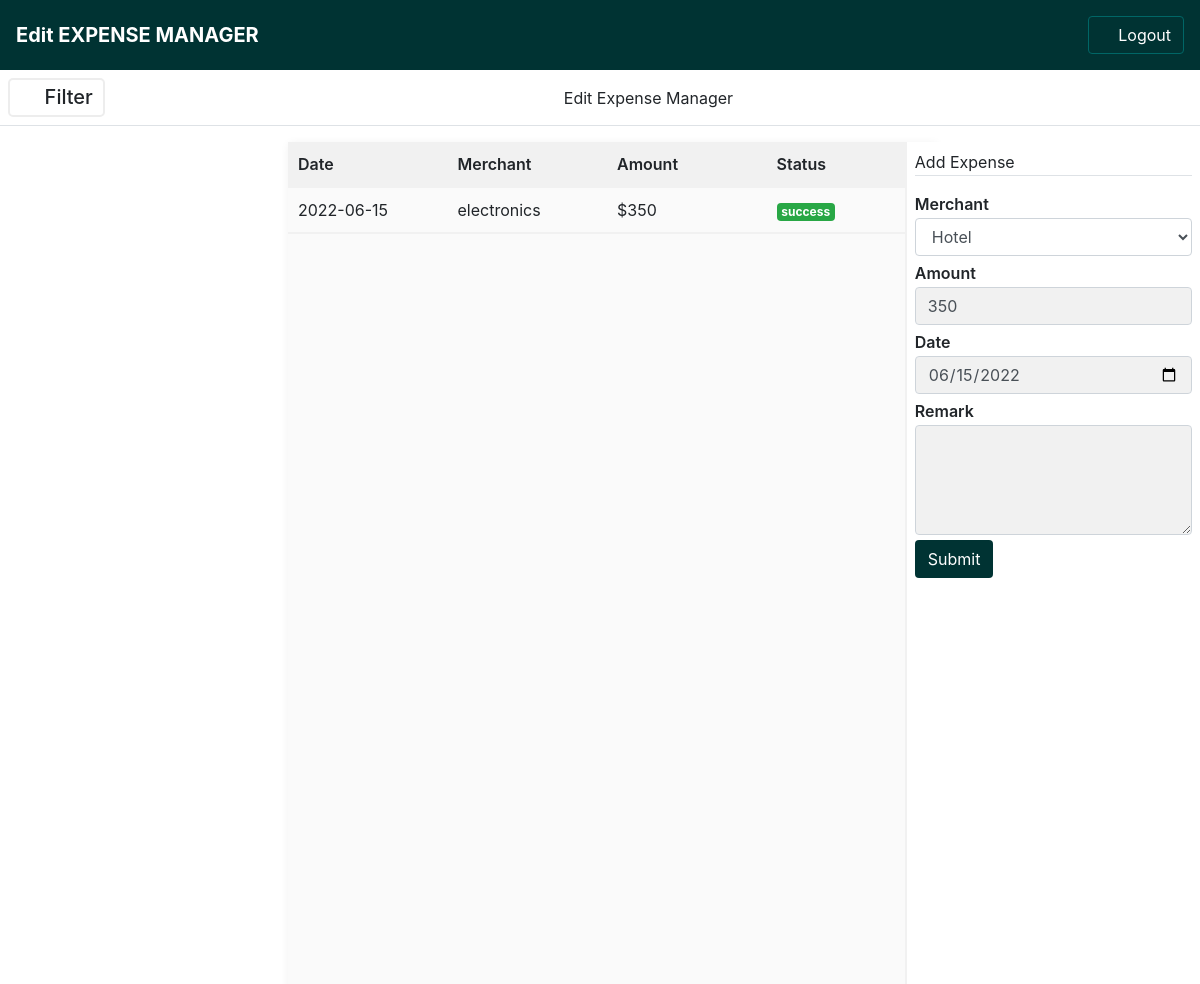
Page /edit?view=3 on the committed database.
### main.py (models this page shows, shortened)
class Expenses(db.Model):
    __tablename__ = "expenses"
    id = db.Column(db.Integer, primary_key=True)
    merchant = db.Column(db.String, nullable=False)
    amount = db.Column(db.Integer, nullable=False)
    date = db.Column(db.String, nullable=False)
    remark = db.Column(db.String, nullable=False)

### main.py (the view, shortened to what this page needs)
@app.route('/edit', methods=['GET', 'POST'])
def edit():
    user_id = request.args.get('view')
    single = Expenses.query.filter_by(id=user_id).first()
    return render_template('edit.html', record=single)

### templates/edit.html (shortened to what this page needs)
<!DOCTYPE html>
<html xmlns="http://www.w3.org/1999/html" xmlns="http://www.w3.org/1999/html">
	<head>
	<link rel="stylesheet" href="{{url_for ('static', filename= 'assets/css/bootstrap.min.css') }}">
	<link rel="stylesheet" type="text/css" href="{{url_for ('static', filename= 'assets/css/font-awesome.min.css') }}">
	<link rel="stylesheet" type="text/css" href="{{url_for ('static', filename= 'assets/css/style.css') }}">
	</head>
<body>
	<header class="sticky-top">
			<nav class="d-flex p-3 bg-color align-items-center">
				<div class="brand">
					<h5 class="text-white font-weight-bold">Edit EXPENSE MANAGER</h5>
				</div>
				<div class="tab ml-auto">
					<a  href="{{ url_for('logout') }}" class="btn bg-outline text-white">
						<i class="fa fa-power-off"></i>
						Logout
					</a>
				</div>
			</nav>
		</header>
	<div class="container-fluid">
		<main class="main">
			<nav class="p-2 border-bottom d-flex align-items-center">
				<div class="filter-toggle d-flex align-items-center" onclick="openFilter()">
					<span class="mr-2" id="filter-toggler">
						<i class="fa fa-filter fa-lg"></i>
					</span>
					<h5 class="">Filter</h5>
				</div>
				<div class="mx-auto">
					Edit Expense Manager
				</div>
			</nav>
	<section class="p-0 expense-board">
				<form action="{{url_for('edit')}}" method="POST" class="mt-3">
					<div class="board" id="board">
						<div class="exp-tbl">
							<ul class="tbl-head sticky-top">
								<li class="tbl-item">Date</li>
								<li class="tbl-item">Merchant</li>
								<li class="tbl-item">Amount</li>
								<li class="tbl-item">Status</li>
							</ul>
								<div class="tbl-body w-100 scrollable">
										<ul class="tbl-row">
												<li class="tbl-item">{{record.date}}</li>
												<li class="tbl-item">{{record.merchant}}</li>
												<li class="tbl-item">${{record.amount}}</li>
												<li class="tbl-item">
													<span class="badge badge-success">success</span>
												</li>
										</ul>
								</div>
						</div>
					</div>
				</form>
			</section>
			<section class="add-expense">
					<div class="p-2">
						<div class="border-bottom">
							<p class="p-">Add Expense</p>
						</div>
						<form action="{{url_for('edit')}}" method="POST" class="mt-3">
							<div class="form-group">
                        <label for="from" class="form-label">Merchant</label>
                        <select  class="form-control" name="merchant">
                            <option value="hotel">Hotel</option>
                        </select>
                    </div>
                    <div class="form-group ">
                        <label for="from" class="form-label">Amount</label>
                        <input type="number" value="{{record.amount}}" name="amount" min="0" max="1000000000" class="form-control" />
                    </div>
                    <div class="form-group">
                        <label for="from" class="form-label">Date</label>
                        <input type="date" value="{{record.date}}" name="date" class="form-control" />
                    </div>
                    <div class="form-group">
                        <label for="from" class="form-label">Remark</label>
                        <textarea name="remark" class="form-control" maxlength="1500" rows="4"></textarea>
                    </div>
                    <div class="form-group">
                        <button type="submit" class="btn bg-color">
                            Submit
                        </button>
                    </div>
						</form>
					</div>
				</section>
			</main>
	</div>
</body>
</html>

### static/assets/css/style.css (style rules this page uses)
a,a:hover { text-decoration: none; }
.bg-color { background-color: #003333; color: #fff; }
.container-fluid,.row { padding: 0; margin: 0; }
p,h1,h2,h3,h4,h5,h6 { margin-bottom: 1px; }
label.form-label { margin-bottom: 2px; font-weight: 600; }
input.form-control,textarea.form-control { background-color: #f1f1f1; }
.form-group { margin-bottom: 5px; }
.bg-color a.bg-outline { border-color: #006666; }
.filter-toggle { cursor: pointer; border-radius: 5px; padding: 5px 10px; background-color: #fff; border: 2px solid #ededed; }
.add-expense { position: fixed; right: 0; white-space: nowrap; background-color: #fff; height: 100%; border-left: 2px solid #f1f1f1; overflow: auto; }
.expense-board .board { margin-left: 18em; position: fixed; width: 54%; height: 100%; white-space: nowrap; overflow-y: auto; box-shadow: 1px 2px 9px #eee; background-color: #fafafa; }
.scrollable { height: 100%; position: absolute; overflow: auto; }
.exp-tbl .tbl-head { background-color: #f1f1f1; }
.exp-tbl .tbl-head,.exp-tbl .tbl-row { list-style-type: none; display: flex; margin-bottom: 0; padding: 5px; align-items: center; border-bottom: 2px solid #f1f1f1; }
.exp-tbl .tbl-head .tbl-item,.exp-tbl .tbl-row .tbl-item { flex: 1; padding: 5px; }
.exp-tbl .tbl-head .tbl-item { font-weight: 600; }
@media screen and (min-width: 1071px) { .add-expense { width: 24.6%; } }

### rows in the picture
Expenses: date "2022-06-15", merchant "electronics", amount "350", date "06/15/2022"
